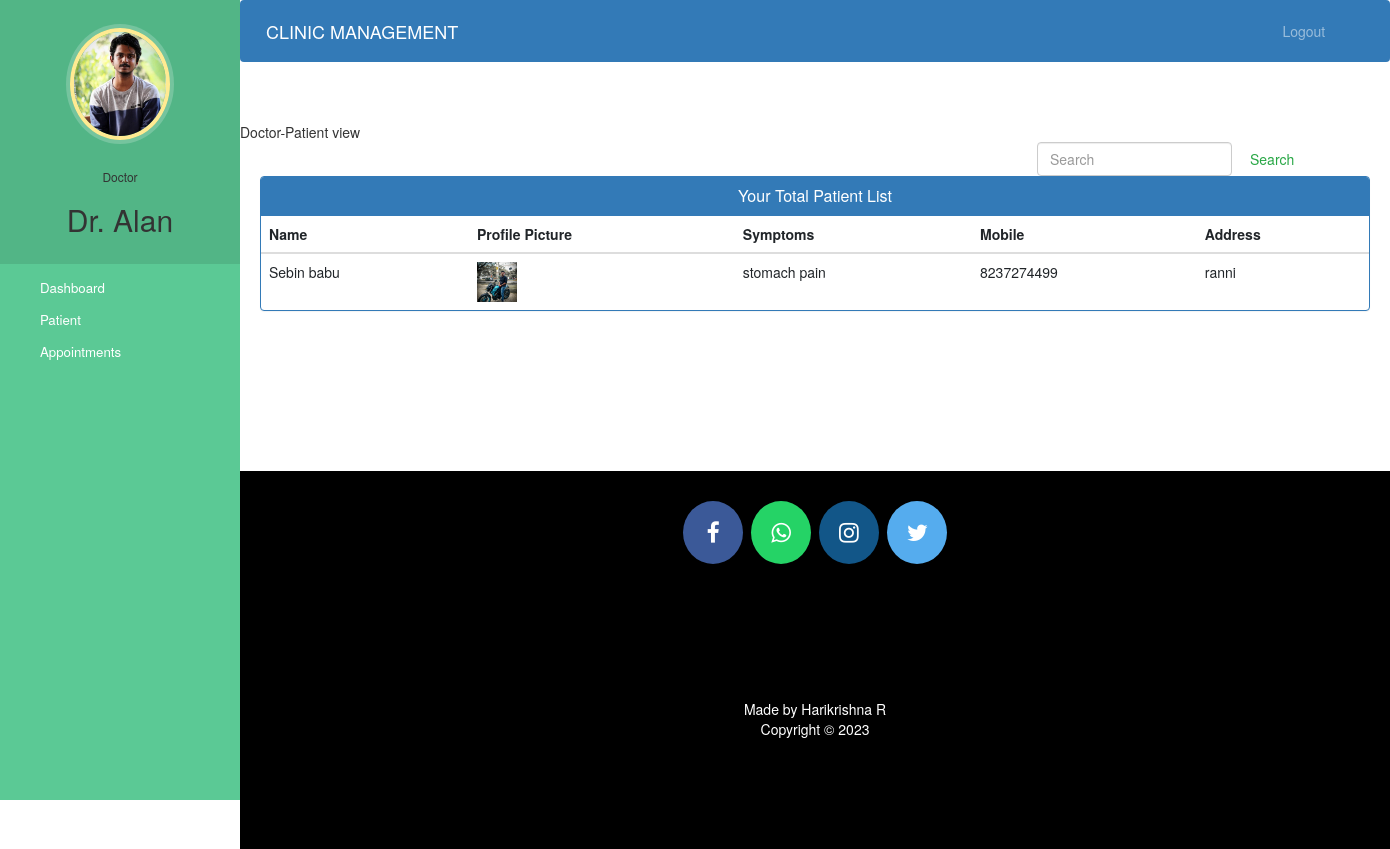
The app's page /doctor-view-patient (signed in) with its own data.
### hospital/models.py (models this page shows, shortened)
class Doctor(models.Model):
    user=models.OneToOneField(User,on_delete=models.CASCADE)
    profile_pic= models.ImageField(upload_to='profile_pic/DoctorProfilePic/',null=True,blank=True)
    address = models.CharField(max_length=40)
    mobile = models.CharField(max_length=20,null=True)
    department= models.CharField(max_length=50,choices=departments,default='Cardiologist')
    status=models.BooleanField(default=False)

class Patient(models.Model):
    user=models.OneToOneField(User,on_delete=models.CASCADE)
    profile_pic= models.ImageField(upload_to='profile_pic/PatientProfilePic/',null=True,blank=True)
    address = models.CharField(max_length=40)
    mobile = models.CharField(max_length=20,null=False)
    symptoms = models.CharField(max_length=100,null=False)
    assignedDoctorId = models.PositiveIntegerField(null=True)
    admitDate=models.DateField(auto_now=True)
    status=models.BooleanField(default=False)
    @property
    def get_name(self):
        return self.user.first_name+" "+self.user.last_name

### hospital/views.py (the view)
# urls.py: path('doctor-view-patient', views.doctor_view_patient_view,name='doctor-view-patient'),
@login_required(login_url='doctorlogin')
@user_passes_test(is_doctor)
def doctor_view_patient_view(request):
    patients=models.Patient.objects.all().filter(status=True,assignedDoctorId=request.user.id)
    doctor=models.Doctor.objects.get(user_id=request.user.id) #for profile picture of doctor in sidebar
    return render(request,'doctor_view_patient.html',{'patients':patients,'doctor':doctor})

### hospital/views.py (called while the page is built)
def is_doctor(user):
    return user.groups.filter(name='DOCTOR').exists()

### templates/doctor_view_patient.html (shortened to what this page needs)
{% extends 'doctor_base.html' %}
{% block content %}
{% block title%}
Doctor-Patient view
{% endblock %}
{%load static%}
<head>
  <link href="//netdna.bootstrapcdn.com/bootstrap/3.0.0/css/bootstrap.min.css" rel="stylesheet" id="bootstrap-css">
</head>
<div class="container">
    <form  action="/search" method="get" style="margin-left:70%;" class="form-inline my-2 my-lg-0">
      <input class="form-control mr-sm-2" type="search" placeholder="Search" name="query" id="query" aria-label="Search">
      <button class="btn btn-outline-success my-2 my-sm-0" type="submit">Search</button>
    </form>
  {% if patients %}
  <div class="panel panel-primary">
    <div class="panel-heading">
      <h6 class="panel-title">Your Total Patient List</h6>
    </div>
    <table class="table table-hover" id="dev-table">
      <thead>
        <tr>
          <th>Name</th>
          <th>Profile Picture</th>
          <th>Symptoms</th>
          <th>Mobile</th>
          <th>Address</th>
        </tr>
      </thead>
      {% for p in patients %}
      <tr>
        <td> {{p.get_name}}</td>
        <td> <img src="{% static p.profile_pic.url %}" alt="Profile Pic" height="40px" width="40px" /></td>
        <td>{{p.symptoms}}</td>
        <td>{{p.mobile}}</td>
        <td>{{p.address}}</td>
      </tr>
      {% endfor %}
    </table>
  </div>
  {%else%}
  <br><br><br>
  <h4 style="text-align: center;color: red;">No Patient Found !!!</h4>
  {% endif %}
</div>
{% endblock content %}

### templates/doctor_base.html (shortened to what this page needs)
<!DOCTYPE html>
{% load static %}
<html lang="en">
<head>
  <link rel="stylesheet" href="https://stackpath.bootstrapcdn.com/bootstrap/4.3.1/css/bootstrap.min.css">
  <link rel="stylesheet" href="https://maxcdn.bootstrapcdn.com/font-awesome/4.7.0/css/font-awesome.min.css">
</head>
<body>
  <nav class="menu" tabindex="0">
    <header class="avatar">
      <img src="{% static doctor.profile_pic.url %}" alt="Profile Pic" />
      <br><br>
      <h6>Doctor</h6>
      <h2>{{request.user.first_name}}</h2>
    </header>
    <ul>
      <li tabindex="0" class="icon-dashboard"> <a style="color:white; text-decoration:none;" href="/doctor-dashboard"><span>Dashboard</span></a> </li>
      <li tabindex="0" class="icon-users"> <a style="color:white; text-decoration:none;" href="/doctor-patient"><span>Patient</span></a></li>
      <li tabindex="0" class="icon-calendar"> <a style="color:white; text-decoration:none;" href="/doctor-appointment"><span>Appointments</span></a></li>
    </ul>
  </nav>
  <main>
    <div class="bs-example">
      <nav class="navbar navbar-expand-md  navbar-dark fixed-top" style="background:#337AB7;">
        <a href="/doctor-dashboard" class="navbar-brand">CLINIC MANAGEMENT</a>
        <div class="collapse navbar-collapse justify-content-between" id="navbarCollapse">
          <div class="navbar-nav" style=" margin-left: 90%;">
            <a href="/logout" class="nav-item nav-link">Logout</a>
          </div>
        </div>
      </nav>
    </div>
    <br><br>
    {% block content %}
    {% endblock content %}
    <br><br><br><br><br><br><br>
    <footer>
      <p>
        <a id="ftr" href="https://facebook.com" class="fa fa-facebook"></a>
        <a id="ftr" href="https://api.whatsapp.com" class="fa fa-whatsapp"></a>
        <a id="ftr" href="https://instagram.com" class="fa fa-instagram"></a>
        <a id="ftr" href="https://twitter.com" class="fa fa-twitter"></a>
      </p>
      <br>
      <div class="container">
        <div class="row">
          <div class="col-md-12 col-sm-12">
            <div style="color:#ffffff;" class="wow fadeInUp footer-copyright">
              <p>Made by Harikrishna R <br>
                Copyright &copy; 2023 </p>
            </div>
          </div>
        </div>
      </div>
    </footer>
  </main>
</body>
</html>

### templates/doctor_base.html (style rules this page uses)
a:link { text-decoration: none; }
a { color: white; }
footer { padding: 0px 0px 0px 0px; background-color: black; margin: 0px; }
#ftr { padding: 20px; }
.fa { font-size: 23px; width: 60px; text-align: center; text-decoration: none; margin: 5px 2px; border-radius: 50%; }
.fa-facebook { background: #3B5998; color: white; margin-top: 30px; }
.fa-whatsapp { background: #25d366; color: white; }
.fa-twitter { background: #55ACEE; color: white; }
.fa-instagram { background: #125688; color: white; }
p { text-align: center; }
body { padding-left: 240px; }
main { position: relative; height: 100vh; }
.menu { background: #5bc995; height: 100vh; width: 240px; position: fixed; top: 0px; left: 0; z-index: 5; outline: none; }
.menu .avatar { background: rgba(0, 0, 0, 0.1); padding: 2em 0.5em; text-align: center; }
.menu .avatar img { width: 100px; border-radius: 50%; overflow: hidden; border: 4px solid #ffea92; box-shadow: 0 0 0 4px rgba(255, 255, 255, 0.2); }
.menu .avatar h2 { font-weight: normal; margin-bottom: 0; }
.menu ul { list-style: none; padding: 0.5em 0; margin: 0; }
.menu ul li { padding: 0.5em 1em 0.5em 3em; font-size: 0.95em; font-weight: regular; background-repeat: no-repeat; background-position: left 15px center; background-size: auto 20px; transition: all 0.15s linear; cursor: pointer; }
.menu ul li.icon-dashboard { background-image: url("http://www.entypo.com/images//gauge.svg"); }
.menu ul li.icon-users { background-image: url("http://www.entypo.com/images//users.svg"); }
.menu ul li.icon-calendar { background-image: url("http://www.entypo.com/images//calendar.svg"); }

### templates/doctor_view_patient.html (style rules this page uses)
a:link { text-decoration: none; }
h6 { text-align: center; }
.row { margin: 100px; }

### records on screen
Doctor: profile_pic (picture)
Patient: get_name "Sebin babu", profile_pic (picture), symptoms "stomach pain", mobile "8237274499", address "ranni"

### other values on screen
{{ request.user.first_name }} "Dr. Alan"
